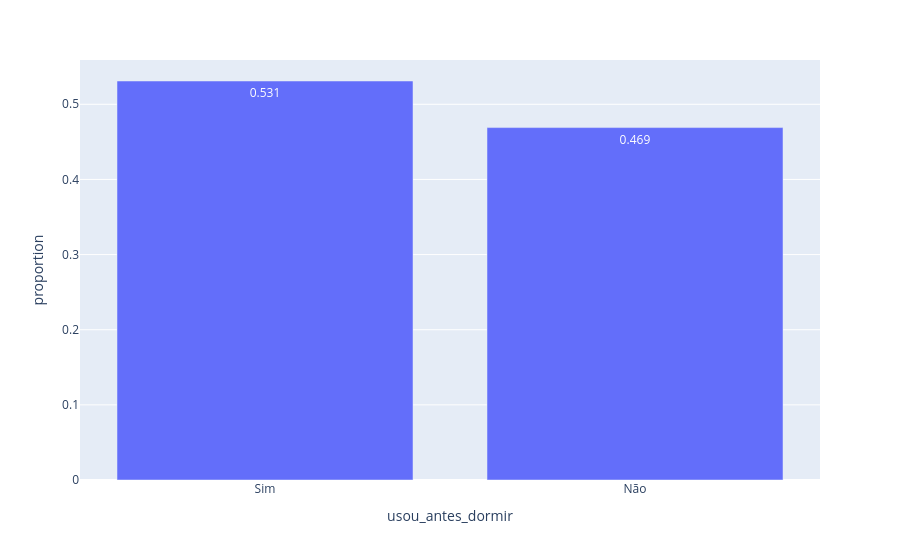

Write notebook code for a chart like this one.
### Code cell
xp.bar(df_tratado['usou_antes_dormir'].value_counts(normalize=True).reset_index().round(3), x='usou_antes_dormir', y='proportion', text_auto=True)

### Figure 1 — Plotly figure (JSON) as saved in the notebook; plotly's stock layout.template omitted (floating-point values rounded to 4 significant figures)
{"data": [{"hovertemplate": "usou_antes_dormir=%{x}<br>proportion=%{y}<extra></extra>", "legendgroup": "", "marker": {"color": "#636efa", "pattern": {"shape": ""}}, "name": "", "orientation": "v", "showlegend": false, "textposition": "auto", "texttemplate": "%{y}", "type": "bar", "x": ["Sim", "Não"], "xaxis": "x", "y": [0.531, 0.469], "yaxis": "y"}], "layout": {"barmode": "relative", "legend": {"tracegroupgap": 0}, "margin": {"t": 60}, "xaxis": {"anchor": "y", "domain": [0, 1], "title": {"text": "usou_antes_dormir"}}, "yaxis": {"anchor": "x", "domain": [0, 1], "title": {"text": "proportion"}}}}
